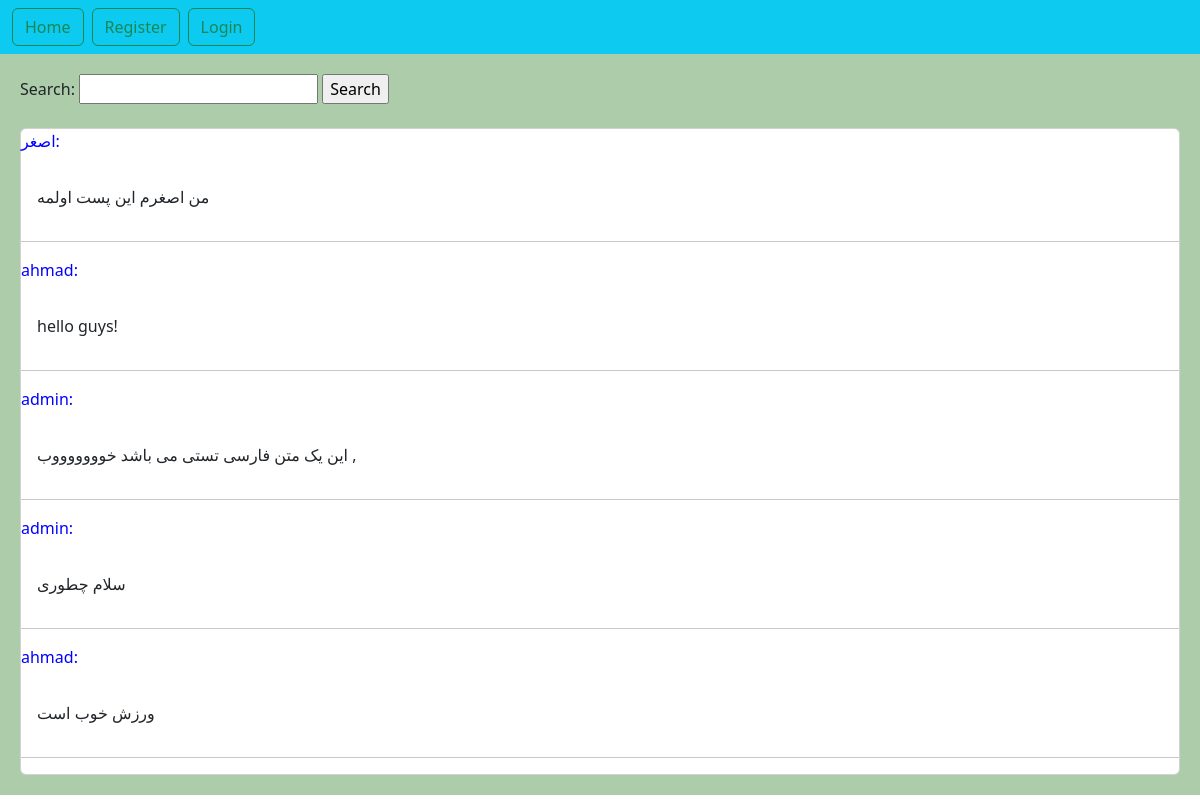
Before: / with the older database file.
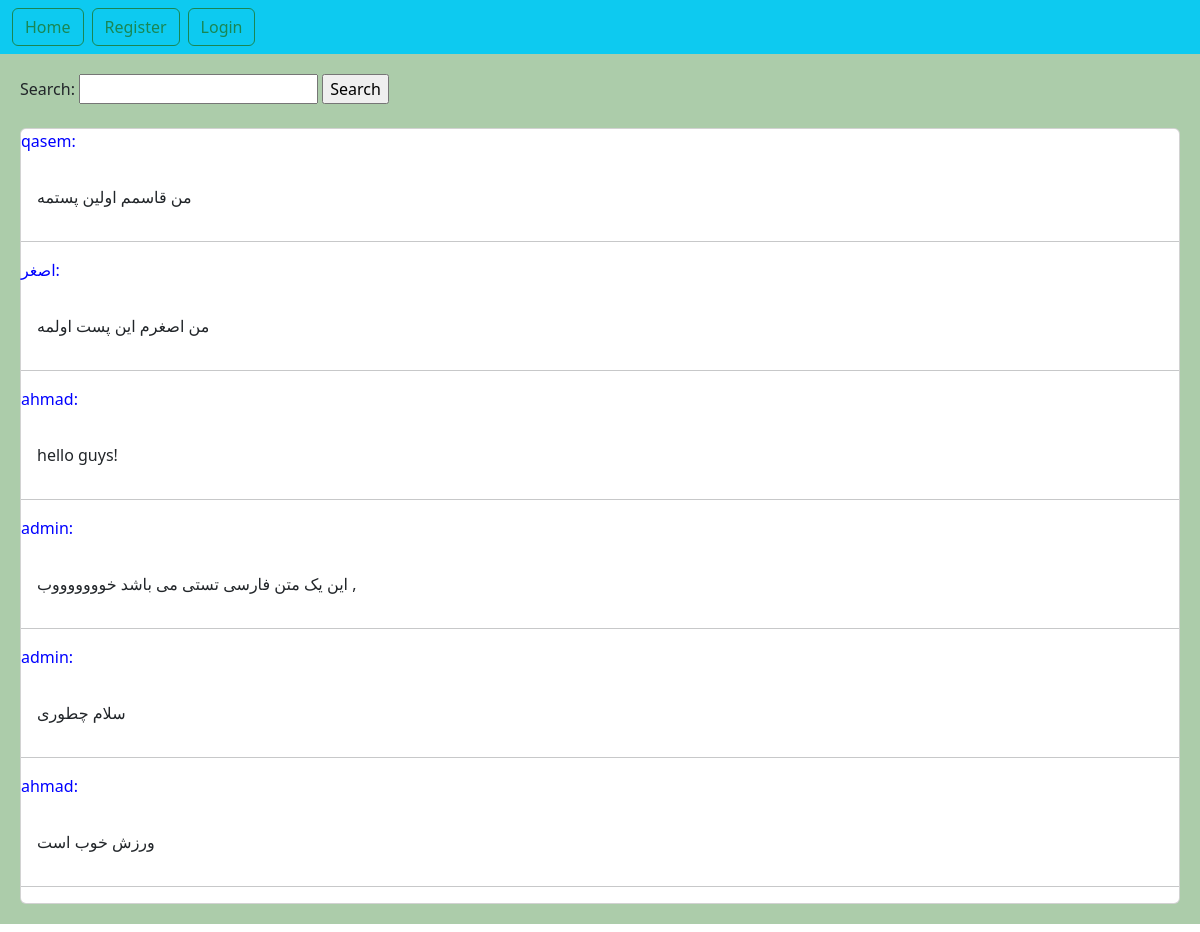
After: the same page with the newer database file.
### home/models.py (models this page shows, shortened)
class Post(models.Model):
    user = models.ForeignKey(User, on_delete=models.CASCADE,
                             related_name='posts')  # اگر یک یوزر حذف شد پست هایش نیز حذف می شود.
    title = models.CharField(max_length=240)
    body = models.TextField()
    slug = models.SlugField()
    created = models.DateTimeField(auto_now_add=True)
    updated = models.DateTimeField(auto_now=True)
    class Meta:
        ordering = ['-created']  # مرتب سازی پست ها بر اساس تاریخ
    def get_absolute_url(self):
        return reverse('home:post_detail', args=(self.id, self.slug))

### home/views.py (the view)
# urls.py: path('', views.HomeView.as_view(), name='home'),
class HomeView(View):
    form_class = PostSearchForm
    def get(self, request):
        posts = Post.objects.all()
        if request.GET.get('search'):
            posts = posts.filter(body__contains=request.GET['search'])
        context = {
            'posts': posts,
            'form': self.form_class
        }
        return render(request, template_name='home/index.html', context=context)

### home/templates/home/index.html (shortened to what this page needs)
{% extends 'base.html' %}
{% block content %}
    <form action="" method="get">
        {{ form }}
        <input type="submit" value="Search">
    </form>
    <br>
    <div class="card">
        {% for post in posts %}
            <p style="color: blue">{{ post.user }}:</p>
            <a href="{{ post.get_absolute_url }}" class="card-body" style="text-decoration: none">{{ post.body|truncatewords:20 }}</a><hr>
        {% endfor %}
    </div>
{% endblock %}

### templates/base.html (shortened to what this page needs)
<!DOCTYPE html>
<html lang="en">
<head>
    <link href="https://cdn.jsdelivr.net/npm/bootstrap@5.3.0/dist/css/bootstrap.min.css" rel="stylesheet"
>
</head>
<body>
{% include 'includes/navbar.html' %}
<div class="jumbotron">
    {% block content %}{% endblock %}
</div>
</body>
</html>

### templates/includes/navbar.html
<nav class="navbar bg-info">
    <form class="container-fluid justify-content-start">
        <a class="btn btn-outline-success me-2" href="{% url 'home:home' %}">Home</a>
        {% if request.user.is_authenticated %}
            <a class="btn btn-outline-success me-2" href="{% url 'account:user_logout' %}">Logout</a>
            <a class="btn btn-outline-success me-2" href="{% url 'account:user_profile' request.user.pk %}">Profile</a>
        {% else %}
            <a class="btn btn-outline-success me-2" href="{% url 'account:user_register' %}">Register</a>
            <a class="btn btn-outline-success me-2" href="{% url 'account:user_login' %}">Login</a>
        {% endif %}
    </form>
</nav>

### templates/base.html (style rules this page uses)
.jumbotron { padding: 20px; margin-bottom: 20px; background-color: #acccaa; }

Changed rows visible on the page:
added Post: user "qasem", body "من قاسمم اولین پستمه"
